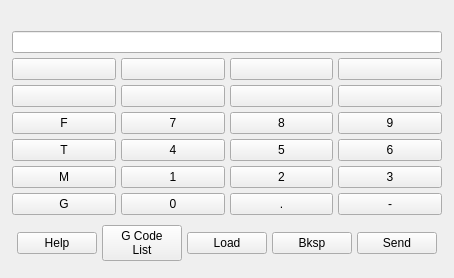
                <widget class="QWidget" name="mdiPage_1">
                 <layout class="QVBoxLayout" name="verticalLayout_20">
                  <item>
                   <widget class="VCPWidget" name="widget">
                    <property name="rules" stdset="0">
                     <string>[{&quot;channels&quot;: [{&quot;url&quot;: &quot;status:all_axes_homed&quot;, &quot;trigger&quot;: true}], &quot;property&quot;: &quot;Enable&quot;, &quot;expression&quot;: &quot;ch[0]&quot;, &quot;name&quot;: &quot;New Rule&quot;}]</string>
                    </property>
                    <layout class="QGridLayout" name="gridLayout_16">
                     <property name="leftMargin">
                      <number>1</number>
                     </property>
                     <property name="topMargin">
                      <number>1</number>
                     </property>
                     <property name="rightMargin">
                      <number>1</number>
                     </property>
                     <property name="bottomMargin">
                      <number>1</number>
                     </property>
                     <property name="spacing">
                      <number>5</number>
                     </property>
                     <item row="5" column="4">
                      <widget class="QPushButton" name="pushButton_36">
                       <property name="text">
                        <string>6</string>
                       </property>
                       <attribute name="buttonGroup">
                        <string notr="true">mdiBtnGrp</string>
                       </attribute>
                      </widget>
                     </item>
                     <item row="3" column="4">
                      <widget class="QPushButton" name="gcodeParameter_8">
                       <property name="text">
                        <string/>
                       </property>
                       <attribute name="buttonGroup">
                        <string notr="true">mdiBtnGrp</string>
                       </attribute>
                      </widget>
                     </item>
                     <item row="5" column="3">
                      <widget class="QPushButton" name="pushButton_34">
                       <property name="text">
                        <string>5</string>
                       </property>
                       <attribute name="buttonGroup">
                        <string notr="true">mdiBtnGrp</string>
                       </attribute>
                      </widget>
                     </item>
                     <item row="7" column="4">
                      <widget class="QPushButton" name="pushButton_44">
                       <property name="text">
                        <string>-</string>
                       </property>
                       <attribute name="buttonGroup">
                        <string notr="true">mdiBtnGrp</string>
                       </attribute>
                      </widget>
                     </item>
                     <item row="7" column="3">
                      <widget class="QPushButton" name="pushButton_43">
                       <property name="text">
                        <string>.</string>
                       </property>
                       <attribute name="buttonGroup">
                        <string notr="true">mdiBtnGrp</string>
                       </attribute>
                      </widget>
                     </item>
                     <item row="2" column="3">
                      <widget class="QPushButton" name="gcodeParameter_3">
                       <property name="text">
                        <string/>
                       </property>
                       <attribute name="buttonGroup">
                        <string notr="true">mdiBtnGrp</string>
                       </attribute>
                      </widget>
                     </item>
                     <item row="6" column="3">
                      <widget class="QPushButton" name="pushButton_39">
                       <property name="text">
                        <string>2</string>
                       </property>
                       <attribute name="buttonGroup">
                        <string notr="true">mdiBtnGrp</string>
                       </attribute>
                      </widget>
                     </item>
                     <item row="6" column="4">
                      <widget class="QPushButton" name="pushButton_40">
                       <property name="text">
                        <string>3</string>
                       </property>
                       <attribute name="buttonGroup">
                        <string notr="true">mdiBtnGrp</string>
                       </attribute>
                      </widget>
                     </item>
                     <item row="2" column="4">
                      <widget class="QPushButton" name="gcodeParameter_4">
                       <property name="text">
                        <string/>
                       </property>
                       <attribute name="buttonGroup">
                        <string notr="true">mdiBtnGrp</string>
                       </attribute>
                      </widget>
                     </item>
                     <item row="4" column="4">
                      <widget class="QPushButton" name="pushButton_53">
                       <property name="text">
                        <string>9</string>
                       </property>
                       <attribute name="buttonGroup">
                        <string notr="true">mdiBtnGrp</string>
                       </attribute>
                      </widget>
                     </item>
                     <item row="3" column="3">
                      <widget class="QPushButton" name="gcodeParameter_7">
                       <property name="text">
                        <string/>
                       </property>
                       <attribute name="buttonGroup">
                        <string notr="true">mdiBtnGrp</string>
                       </attribute>
                      </widget>
                     </item>
                     <item row="4" column="3">
                      <widget class="QPushButton" name="pushButton_52">
                       <property name="text">
                        <string>8</string>
                       </property>
                       <attribute name="buttonGroup">
                        <string notr="true">mdiBtnGrp</string>
                       </attribute>
                      </widget>
                     </item>
                     <item row="2" column="2">
                      <widget class="QPushButton" name="gcodeParameter_2">
                       <property name="text">
                        <string/>
                       </property>
                       <attribute name="buttonGroup">
                        <string notr="true">mdiBtnGrp</string>
                       </attribute>
                      </widget>
                     </item>
                     <item row="3" column="2">
                      <widget class="QPushButton" name="gcodeParameter_6">
                       <property name="text">
                        <string/>
                       </property>
                       <attribute name="buttonGroup">
                        <string notr="true">mdiBtnGrp</string>
                       </attribute>
                      </widget>
                     </item>
                     <item row="4" column="2">
                      <widget class="QPushButton" name="pushButton_51">
                       <property name="text">
                        <string>7</string>
                       </property>
                       <attribute name="buttonGroup">
                        <string notr="true">mdiBtnGrp</string>
                       </attribute>
                      </widget>
                     </item>
                     <item row="5" column="2">
                      <widget class="QPushButton" name="pushButton_33">
                       <property name="text">
                        <string>4</string>
                       </property>
                       <attribute name="buttonGroup">
                        <string notr="true">mdiBtnGrp</string>
                       </attribute>
                      </widget>
                     </item>
                     <item row="6" column="2">
                      <widget class="QPushButton" name="pushButton_38">
                       <property name="text">
                        <string>1</string>
                       </property>
                       <attribute name="buttonGroup">
                        <string notr="true">mdiBtnGrp</string>
                       </attribute>
                      </widget>
                     </item>
                     <item row="7" column="2">
                      <widget class="QPushButton" name="pushButton_42">
                       <property name="text">
                        <string>0</string>
                       </property>
                       <attribute name="buttonGroup">
                        <string notr="true">mdiBtnGrp</string>
                       </attribute>
                      </widget>
                     </item>
                     <item row="7" column="1">
                      <widget class="QPushButton" name="pushButton_32">
                       <property name="text">
                        <string>G</string>
                       </property>
                       <attribute name="buttonGroup">
                        <string notr="true">mdiBtnGrp</string>
                       </attribute>
                      </widget>
                     </item>
                     <item row="6" column="1">
                      <widget class="QPushButton" name="pushButton_41">
                       <property name="text">
                        <string>M</string>
                       </property>
                       <attribute name="buttonGroup">
                        <string notr="true">mdiBtnGrp</string>
                       </attribute>
                      </widget>
                     </item>
                     <item row="5" column="1">
                      <widget class="QPushButton" name="pushButton_37">
                       <property name="text">
                        <string>T</string>
                       </property>
                       <attribute name="buttonGroup">
                        <string notr="true">mdiBtnGrp</string>
                       </attribute>
                      </widget>
                     </item>
                     <item row="4" column="1">
                      <widget class="QPushButton" name="pushButton_55">
                       <property name="text">
                        <string>F</string>
                       </property>
                       <attribute name="buttonGroup">
                        <string notr="true">mdiBtnGrp</string>
                       </attribute>
                      </widget>
                     </item>
                     <item row="3" column="1">
                      <widget class="QPushButton" name="gcodeParameter_5">
                       <property name="text">
                        <string/>
                       </property>
                       <attribute name="buttonGroup">
                        <string notr="true">mdiBtnGrp</string>
                       </attribute>
                      </widget>
                     </item>
                     <item row="2" column="1">
                      <widget class="QPushButton" name="gcodeParameter_1">
                       <property name="text">
                        <string/>
                       </property>
                       <attribute name="buttonGroup">
                        <string notr="true">mdiBtnGrp</string>
                       </attribute>
                      </widget>
                     </item>
                     <item row="9" column="1" colspan="4">
                      <widget class="QWidget" name="horizontalWidget" native="true">
                       <layout class="QHBoxLayout" name="horizontalLayout_2">
                        <property name="spacing">
                         <number>5</number>
                        </property>
                        <property name="leftMargin">
                         <number>5</number>
                        </property>
                        <property name="topMargin">
                         <number>5</number>
                        </property>
                        <property name="rightMargin">
                         <number>5</number>
                        </property>
                        <property name="bottomMargin">
                         <number>5</number>
                        </property>
                        <item>
                         <widget class="QPushButton" name="mdiHelpBtn">
                          <property name="text">
                           <string>Help</string>
                          </property>
                          <property name="page" stdset="0">
                           <number>1</number>
                          </property>
                          <attribute name="buttonGroup">
                           <string notr="true">mdiNavGroup</string>
                          </attribute>
                         </widget>
                        </item>
                        <item>
                         <widget class="QPushButton" name="pushButton_77">
                          <property name="text">
                           <string>G Code
List</string>
                          </property>
                          <property name="page" stdset="0">
                           <number>2</number>
                          </property>
                          <attribute name="buttonGroup">
                           <string notr="true">mdiNavGroup</string>
                          </attribute>
                         </widget>
                        </item>
                        <item>
                         <widget class="QPushButton" name="mdiLoad">
                          <property name="text">
                           <string>Load</string>
                          </property>
                         </widget>
                        </item>
                        <item>
                         <widget class="QPushButton" name="mdiBackspace">
                          <property name="text">
                           <string>Bksp</string>
                          </property>
                          <property name="page" stdset="0">
                           <number>2</number>
                          </property>
                         </widget>
                        </item>
                        <item>
                         <widget class="QPushButton" name="mdiSendBtn">
                          <property name="text">
                           <string>Send</string>
                          </property>
                         </widget>
                        </item>
                       </layout>
                      </widget>
                     </item>
                     <item row="1" column="1" colspan="4">
                      <widget class="MDIEntry" name="mdiEntry"/>
                     </item>
                     <item row="0" column="1" colspan="4">
                      <widget class="QLabel" name="gcodeDescription">
                       <property name="text">
                        <string/>
                       </property>
                       <property name="alignment">
                        <set>Qt::AlignCenter</set>
                       </property>
                      </widget>
                     </item>
                    </layout>
                   </widget>
                  </item>
                 </layout>
                </widget>
